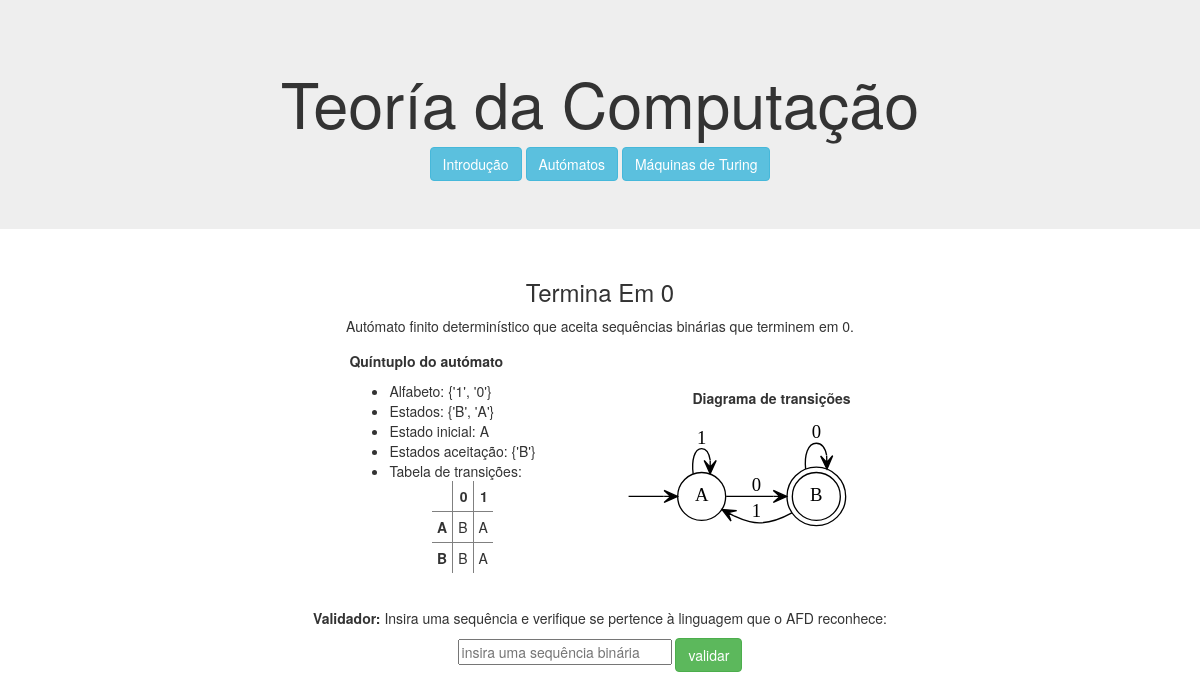
The page /49/automato/ on the database its author committed.
### computacao/models.py (models this page shows, shortened)
class Automato(models.Model):
    nome = models.CharField(max_length=100)
    descricao = models.CharField(max_length=100)
    alfabeto = models.CharField(max_length=100)
    estados = models.CharField(max_length=100)
    estadoInicial = models.CharField(max_length=100)
    estadosDeAceitacao = models.CharField(max_length=100)
    dicionarioTransicao = models.CharField(max_length=1000)
    diagrama = models.FileField(upload_to='afd_diagrams/', blank=True, null=True)
    def printAlfabeto(self):
        return str(set(self.alfabeto.split()))
    def printEstados(self):
        return str(set(self.estados.split()))
    def printEstadosDeAceitacao(self):
        return str(set(self.estadosDeAceitacao.split()))
    def dTransInTable(self):
        dTrans = {(t.split('-')[0], t.split('-')[1]):t.split('-')[2] for t in self.dicionarioTransicao.split()}
        table = []
        linha = ['']
        for simbolo in self.alfabeto.split():
            linha.append(simbolo)
        table.append(linha)
        for estado in self.estados.split():
            linha =[estado]
            for simbolo in self.alfabeto.split():
                linha.append(dTrans[(estado, simbolo)])
            table.append(linha)
        return table

### computacao/views.py (the view)
# urls.py: path('<int:automato_id>/automato/', views.automato, name='automato')
def automato(request, automato_id):
    sequencia = None
    resultado = None
    form = SequenciaForm(request.POST or None)
    if form.is_valid():
        sequencia = form.cleaned_data['sequencia']
        resultado = Automato.objects.get(id=automato_id).valida_sequencia(sequencia)
    context = {
        'automato': Automato.objects.get(id=automato_id),
        'sequencia': sequencia,
        'resultado': resultado,
        'form': form,
    }
    return render(request, 'computacao/automato.html', context)

### computacao/forms.py
class SequenciaForm(forms.Form):
    sequencia = forms.CharField(label='',
                                widget=forms.TextInput(attrs={
                                    'placeholder': 'insira uma sequência binária',
                                    'size': '25'
                                }))

### computacao/templates/computacao/automato.html (shortened to what this page needs)
{% extends 'computacao/layout.html' %}
{% block main %}
    <main class="col-sm-12">
        <h3>{{ automato.nome|title }}</h3>
        <p>{{ automato.descricao }}.</p>
        <table align="center">
            <tr align="left">
                <td>
                    <p> <b>Quíntuplo do autómato</b></p>
                    <ul>
                    <li>Alfabeto: {{ automato.printAlfabeto }} </li>
                    <li>Estados: {{ automato.printEstados }}</li>
                    <li>Estado inicial: {{ automato.estadoInicial }}</li>
                    <li>Estados aceitação: {{ automato.printEstadosDeAceitacao }}</li>
                    <li>Tabela de transições:
                    <table align="center" rules="all" style="border-collapse: collapse; padding:5px;">
                        {% for dTran in automato.dTransInTable %}
                            <tr>
                                {% for element in dTran %}
                                    {% if forloop.parentloop.first %}
                                        <th style="padding:5px;">{{ element }}</th>
                                    {% elif forloop.first %}
                                        <th style="padding:5px;">{{ element }}</th>
                                    {% else %}
                                        <td style="padding:5px;">{{ element }}</td>
                                    {% endif %}
                                {% endfor %}
                            </tr>
                        {% endfor %}
                    </table>
                    </ul>
                </td>
                <td>
                    <p style="text-align: right; margin-top: -15px;"><b>Diagrama de transições</b></p>
                    {% load static %}
                    <img src="{{ automato.diagrama.url }}" alt="">
                </td>
            </tr>
        </table>
        <br>
        <p><b>Validador:</b> Insira uma sequência e verifique se pertence à linguagem que o AFD reconhece: </p>
        <form action="{% url 'computacao:automato' automato.id %}" method="POST">
            {{ form }}
            <input type="submit" value="validar" class="btn btn-success">
        </form>
        {% if resultado != None %}
            {% if resultado == True %}
                <p>A sequência <b>{{ sequencia }}</b> é aceite pelo autómato </p>
            {% else %}
                <p>A sequência <b>{{ sequencia }}</b> não é aceite pelo autómato </p>
            {% endif %}
        {% else %}
            <br><br>
        {% endif %}
    </main>
{% endblock %}

### computacao/static/computacao/style.css (style rules this page uses)
table tr th { text-align: right; }
table { border-collapse: separate; border-spacing: 15px 5px; }

### rows shown on the page
Automato: nome "Termina Em 0", descricao "Autómato finito determinístico que aceita sequências binárias que terminem em 0", printAlfabeto "{'1', '0'}", printEstados "{'B', 'A'}", estadoInicial "A", printEstadosDeAceitacao "{'B'}", diagrama (picture)

### other values the page prints
{{ element }} "0" "1"
{{ element }} "A" "B"
{{ element }} "B" "A" "B" "A"
